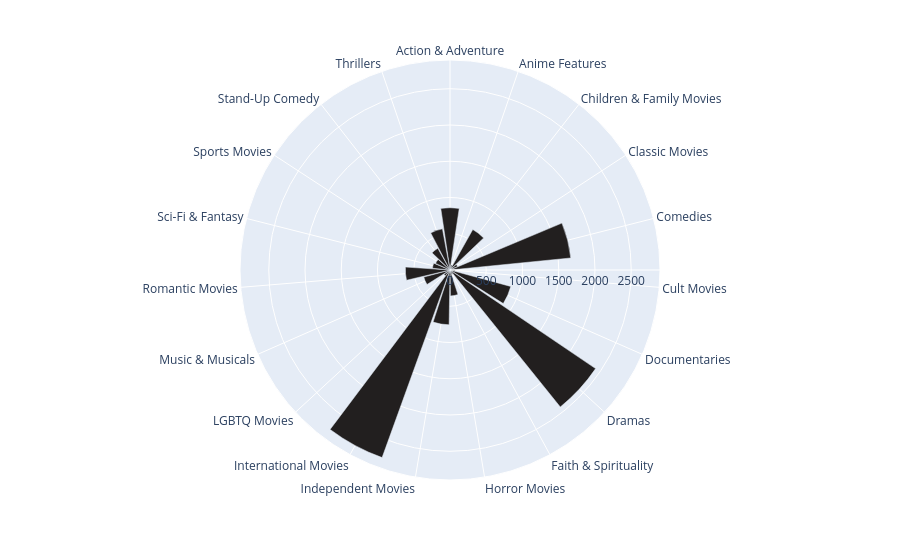

This figure's notebook cell:
### Code cell
# listed_in columns has masny categories so we will use get dummies
px.bar_polar(r=netflix_df[netflix_df.type=='Movie']['listed_in'].str.get_dummies(sep=', ').sum().drop(index="Movies").values,
             theta=netflix_df[netflix_df.type=='Movie']['listed_in'].str.get_dummies(sep=', ').sum().drop(index="Movies").index,
             color_discrete_sequence=['#221f1f'])

### Figure 1 — Plotly figure (JSON) as saved in the notebook; plotly's stock layout.template omitted (floating-point values rounded to 4 significant figures)
{"data": [{"hovertemplate": "r=%{r}<br>theta=%{theta}<extra></extra>", "legendgroup": "", "marker": {"color": "#221f1f", "pattern": {"shape": ""}}, "name": "", "r": [859, 71, 641, 116, 1674, 71, 869, 2426, 65, 357, 756, 2752, 102, 375, 616, 243, 219, 343, 577], "showlegend": false, "subplot": "polar", "theta": ["Action & Adventure", "Anime Features", "Children & Family Movies", "Classic Movies", "Comedies", "Cult Movies", "Documentaries", "Dramas", "Faith & Spirituality", "Horror Movies", "Independent Movies", "International Movies", "LGBTQ Movies", "Music & Musicals", "Romantic Movies", "Sci-Fi & Fantasy", "Sports Movies", "Stand-Up Comedy", "Thrillers"], "type": "barpolar"}], "layout": {"barmode": "relative", "legend": {"tracegroupgap": 0}, "margin": {"t": 60}, "polar": {"angularaxis": {"direction": "clockwise", "rotation": 90}, "domain": {"x": [0, 1], "y": [0, 1]}}}}
